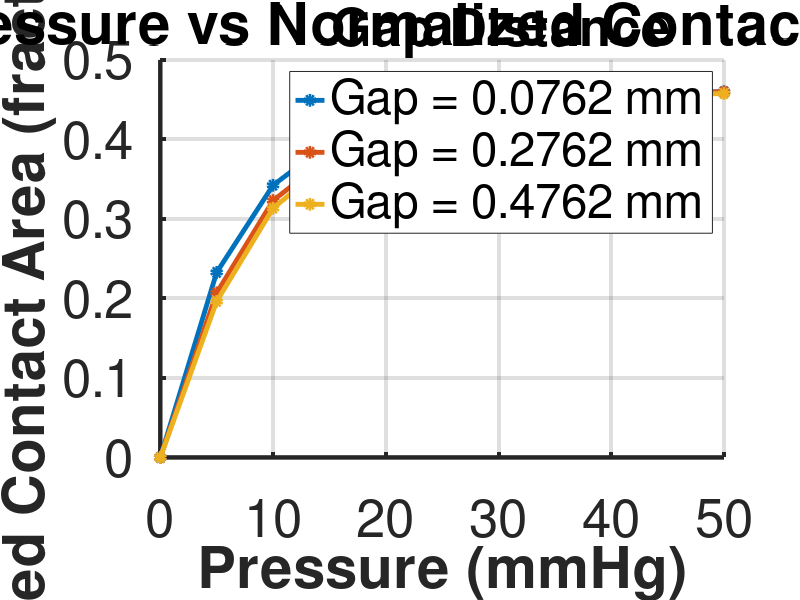

The MATLAB script that drew this image:
% Gap distances (mm)
gaps = [0.0762, 0.2762, 0.4762];

% Pressure values (mmHg)
pressures = [0, 5, 10, 15, 20, 25, 30, 35, 40, 45, 50];

% Contact areas (mm^2) for each gap
areas = [
    0, 264.203, 388.511, 449.261, 477.265, 490.003, 512.31, 514.521, 521.351, 520.984, 522.076;
    0, 234.982, 366.712, 429.751, 463.586, 481.986, 506.351, 512.361, 519.128, 520.743, 521.743;
    0, 222.751, 355.683, 421.987, 460.412, 480.152, 507.987, 511.562, 512.512, 518.142, 519.417
];

% Total possible contact area (mm^2)
total_area = 1135.024753178212;

% Normalize to fraction of total area
areas_norm = areas / total_area;

% Plot
figure;
hold on;
colors = lines(length(gaps));

for i = 1:length(gaps)
    plot(pressures, areas_norm(i,:), '-o', 'Color', colors(i,:), ...
        'MarkerFaceColor', colors(i,:), 'LineWidth', 3.5, ...
        'DisplayName', sprintf('Gap = %.4f mm', gaps(i)));
end

title('Pressure vs Normalized Contact Area', 'FontSize', 42, 'FontWeight', 'bold');
xlabel('Pressure (mmHg)', 'FontSize', 38, 'FontWeight', 'bold');
ylabel('Normalized Contact Area (fraction of total)', 'FontSize', 38, 'FontWeight', 'bold');
yticks(0:0.1:1); % for readability
lgd = legend('Location', 'best');
title(lgd, 'Gap Distance');
grid on;
set(gca, 'FontSize', 38, 'LineWidth', 3.2);
hold off;
